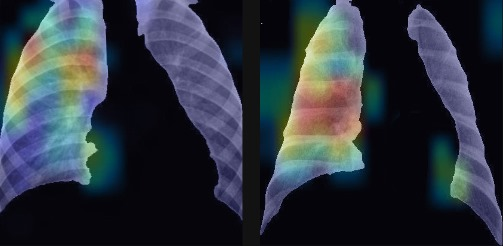
#> input picture Images/GradCam.jpg, 503 x 246 px, found by its file name; its folder holds only this picture in this run
$ jupyter execute --allow-errors notebook.ipynb   (shell and % lines are left out)
#> lines starting #> are read from the running program, lines starting #| are printed output that depends on the picture
# Lung segmentation from Chest X-Ray dataset

**About the data**:
- The dataset is made up of images and segmentated mask from two diffrent sources.
- There is a slight abnormality in naming convention of masks.
- Some images don't have their corresponding masks.
- Images from the Shenzhen dataset has apparently smaller lungs as compared to the Montgomery dataset.

## Take a look at the dataset

[cell 1]
import numpy as np
import tensorflow as tf
import pandas as pd
from tqdm import tqdm
import os
from cv2 import imread, createCLAHE
import cv2
from glob import glob
import matplotlib.pyplot as plt

[cell 2]
# Specify the paths for the new dataset
covid_path = "/kaggle/input/covid19-radiography-database/COVID-19_Radiography_Dataset/COVID/images"
covid_mask_path = "/kaggle/input/covid19-radiography-database/COVID-19_Radiography_Dataset/COVID/masks"
lung_opacity_path = "/kaggle/input/covid19-radiography-database/COVID-19_Radiography_Dataset/Lung_Opacity/images"
lung_opacity_mask_path = "/kaggle/input/covid19-radiography-database/COVID-19_Radiography_Dataset/Lung_Opacity/masks"
normal_path = "/kaggle/input/covid19-radiography-database/COVID-19_Radiography_Dataset/Normal/images"
normal_mask_path = "/kaggle/input/covid19-radiography-database/COVID-19_Radiography_Dataset/Normal/masks"
viral_pneumonia_path = "/kaggle/input/covid19-radiography-database/COVID-19_Radiography_Dataset/Viral Pneumonia/images"
viral_pneumonia_mask_path = "/kaggle/input/covid19-radiography-database/COVID-19_Radiography_Dataset/Viral Pneumonia/masks"

# Define a function to load and preprocess the new dataset
def getData(dataset_path, mask_path, X_shape, limit=1346):
#> `img = cv2.imread(image_path, 0)`:
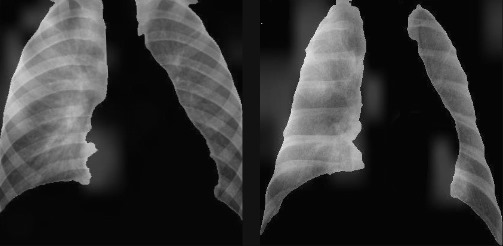
#> img: shape (246, 503); min 0, max 239, mean 52.5
#> `img = cv2.resize(img, (256, 256), interpolation=cv2.INTER_NEAREST)`:
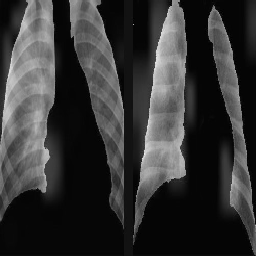
#> img: shape (256, 256); min 0, max 239, mean 52.6
    im_array = []
    mask_array = []

    dataset_files = set(os.listdir(dataset_path)) & set(os.listdir(mask_path))

    for i in tqdm(dataset_files):
        im = cv2.resize(cv2.imread(os.path.join(dataset_path, i)), (X_shape, X_shape))[:,:,0]
        mask = cv2.resize(cv2.imread(os.path.join(mask_path, i)), (X_shape, X_shape))[:,:,0]

        im_array.append(im)
        mask_array.append(mask)

        # Check if the limit is reached for each class
        if len(im_array) >= limit:
            break

    return im_array, mask_array

# Load and preprocess each category of the new dataset
dim = 256
#> (the rest of this cell did not finish here and is left out)

[cell 3]
#perform sanity check

def plotMask(X,y):
    sample = []

    for i in range(6):
        left = X[i]
        right = y[i]
        combined = np.hstack((left,right))
        sample.append(combined)


    for i in range(0,6,3):

        plt.figure(figsize=(25,10))

        plt.subplot(2,3,1+i)
        plt.imshow(sample[i],cmap="gray")

        plt.subplot(2,3,2+i)
        plt.imshow(sample[i+1],cmap="gray")


        plt.subplot(2,3,3+i)
        plt.imshow(sample[i+2],cmap="gray")

        plt.show()

[cell 4]
print("training set")
#> (the rest of this cell did not finish here and is left out)

[cell 5]
print("training set")
#> (the rest of this cell did not finish here and is left out)

[cell 6]

import os
os.environ["SM_FRAMEWORK"] = "tf.keras"

from tensorflow import keras
import segmentation_models as sm
#> (the rest of this cell did not finish here and is left out)

[cell 7]
from tensorflow.keras.optimizers import Adam
from tensorflow.keras.applications import ResNet50
import tensorflow as tf
from tensorflow.keras.applications import ResNet50, VGG16
from tensorflow.keras.applications.resnet_v2 import ResNet101V2
from tensorflow.keras.utils import to_categorical
from tensorflow.keras import backend as K
from tensorflow.keras.preprocessing.image import ImageDataGenerator

from tensorflow.keras.callbacks import ModelCheckpoint, LearningRateScheduler, EarlyStopping, ReduceLROnPlateau
weight_path="inceptionresnetv2.weights.h5"

#> (the rest of this cell did not finish here and is left out)

[cell 8]
from sklearn.model_selection import train_test_split

#> (the rest of this cell did not finish here and is left out)

[cell 9]
from tensorflow.keras.models import *
from tensorflow.keras.layers import *
from tensorflow.keras.optimizers import *
from tensorflow.keras import backend as keras
#from keras.preprocessing.image import ImageDataGenerator
#from keras.callbacks import ModelCheckpoint, LearningRateScheduler
from tensorflow.keras.layers import Conv2D, BatchNormalization, Activation, MaxPool2D, Conv2DTranspose, Concatenate, Input, Flatten


def dice_coef(y_true, y_pred):
    y_true_f = keras.flatten(y_true)
    y_pred_f = keras.flatten(y_pred)
    intersection = keras.sum(y_true_f * y_pred_f)
    return (2. * intersection + 1) / (keras.sum(y_true_f) + keras.sum(y_pred_f) + 1)

def dice_coef_loss(y_true, y_pred):
    return 1 - dice_coef(y_true, y_pred)


def iou_score(y_pred, y_true, smooth=1):
    intersection = K.sum(K.abs(y_true * y_pred), axis=-1)
    union = K.sum(y_true, -1) + K.sum(y_pred, -1) - intersection
    iou = (intersection + smooth)/(union + smooth)
    return iou

#> (a cell that did not finish here is left out)

[cell 11]
from IPython.display import clear_output
#tf.config.run_functions_eagerly(True)

#> (the rest of this cell did not finish here and is left out)

#> (a cell that did not finish here is left out)

#> (a cell that did not finish here is left out)

#> (a cell that did not finish here is left out)

[cell 15]
import os
import cv2
import numpy as np
from IPython.display import clear_output


input_base_path = '/kaggle/input/covid19-radiography-database/COVID-19_Radiography_Dataset/'
output_base_path = '/kaggle/working/output/'  # Change this to your desired output path

# Create the output folder if it doesn't exist
os.makedirs(output_base_path, exist_ok=True)

# List of classes or folders
classes = ['COVID', 'Lung_Opacity', 'Normal', 'Viral Pneumonia']

# Iterate through each class
#> (the rest of this cell did not finish here and is left out)

$ run again, on Images/arch.drawio.png
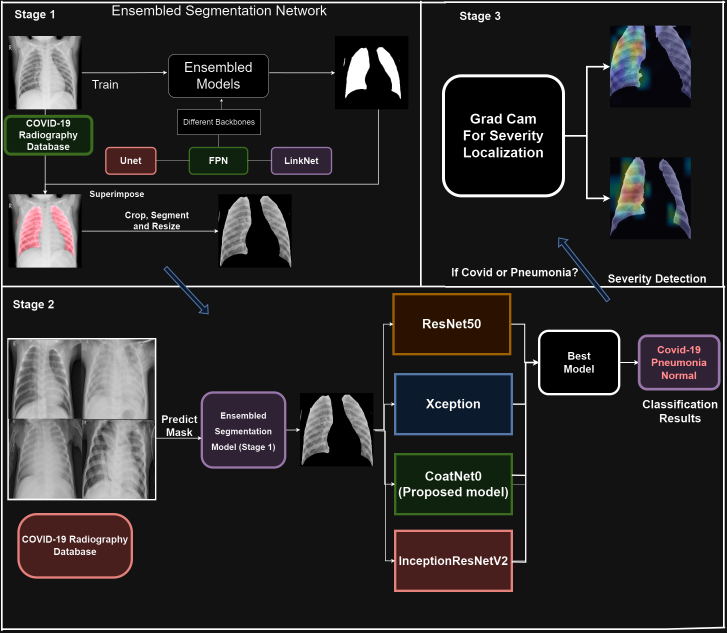
#> input picture Images/arch.drawio.png, 2179 x 1897 px, found by its file name (shown at 1/3 size)
#> `img = cv2.imread(image_path, 0)`:
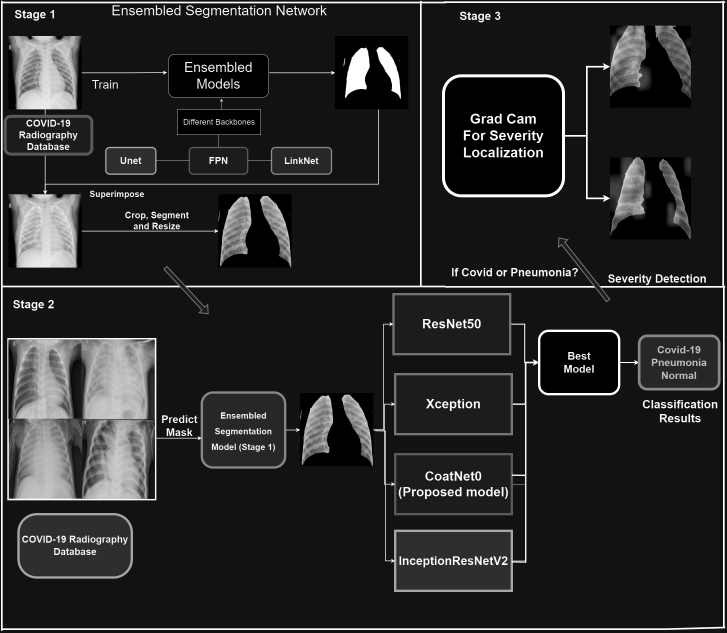
#> img: shape (1897, 2179) (shown at 1/3 size); min 0, max 255, mean 41.6
#> `img = cv2.resize(img, (256, 256), interpolation=cv2.INTER_NEAREST)`:
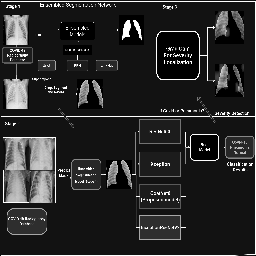
#> img: shape (256, 256); min 0, max 255, mean 41.8
